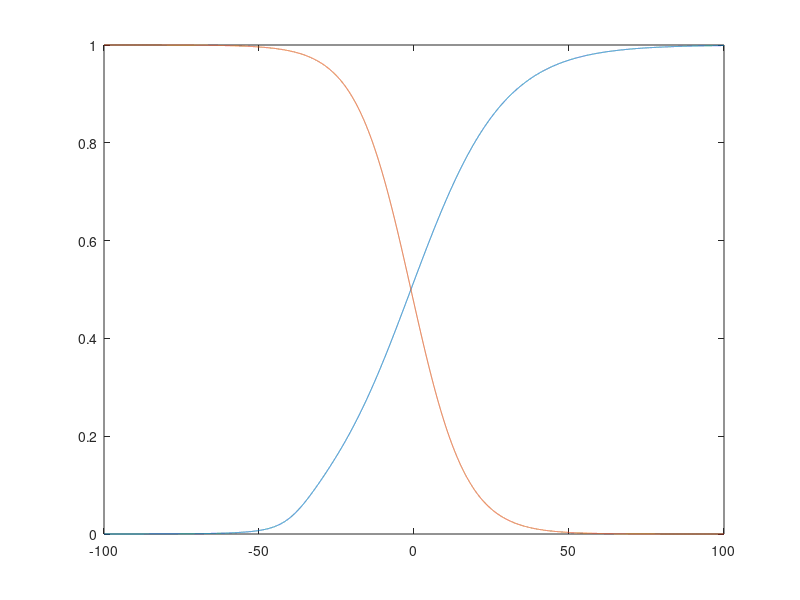
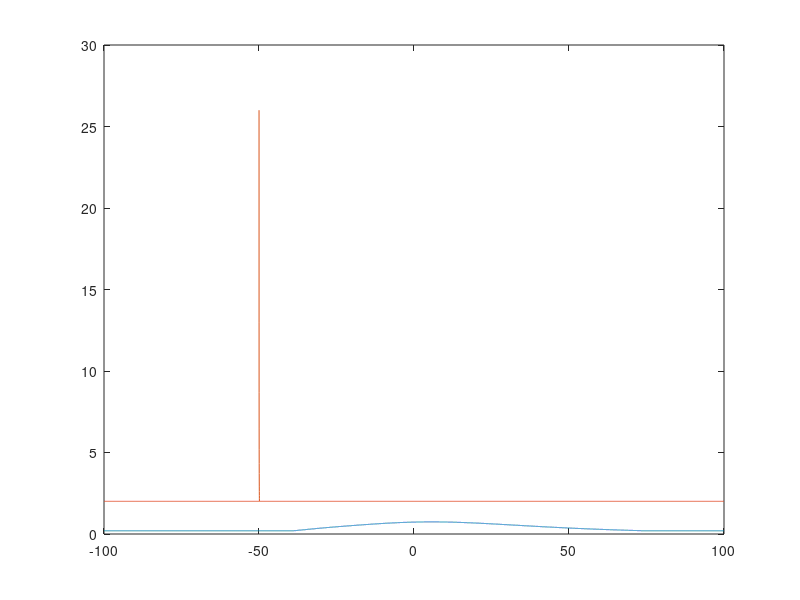

The MATLAB source for these figures, in order:
% % iAPoirazi: fast inactivating K current (A in Poirazi, Brannon, & Mel 2003)
% # Jason?s email:
% # Here are two different A-type K+ current mechanisms I've implemented.
% # However, I have not worked with these much or carefully verified that
% # they are working properly. The reference for iAPoirazi.txt is included in
% # it; I don't remember where I got the model in iA.txt though.

%%
% Poirarzi IA
V=-100:0.01:100; V=V';

gA=7.5; EA=-80; IC=.1; IC_noise=.1; celsius=36;
qt=5^((celsius-24)/10)
an=exp((.001*(-1.8-(1./(1+exp((V+40)/5)))).*(V+1)*96480)./(8.315*(273.16+celsius)))
bn=exp((.001*(-1.8-(1./(1+exp((V+40)/5)))).*(V+1)*96480*.39)./(8.315*(273.16+celsius)))
al=exp((.001*(3).*(V+1)*96480)./(8.315*(273.16+celsius)))
ntau=max(.2,bn./(qt*.1*(1+an)))
ninf=1./(1+an)
linf=1./(1+al)
ltau=max(2,.26./(V+50))
% ltau=.26./(V+50)
% dn=(ninf-n)./ntau
% dl=(linf-l)./ltau
% n0)=IC+IC_noise.*rand(Npop,1)
% l(0)=IC+IC_noise.*rand(Npop,1)
% IA(V,n,l)=gA.*n.*l.*(V-EA)
% current => -IA(V,n,l)



figure; plot(V,[ninf linf]);
figure; plot(V,[ntau ltau]);
